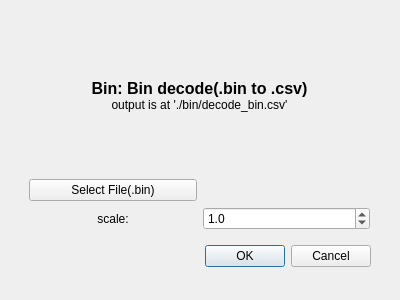
<?xml version="1.0" encoding="UTF-8"?>
<ui version="4.0">
 <class>Dialog</class>
 <widget class="QDialog" name="Dialog">
  <property name="geometry">
   <rect>
    <x>0</x>
    <y>0</y>
    <width>400</width>
    <height>300</height>
   </rect>
  </property>
  <property name="windowTitle">
   <string>Bin: Bin decode(.bin to .csv)</string>
  </property>
  <widget class="QDialogButtonBox" name="buttonBox">
   <property name="geometry">
    <rect>
     <x>30</x>
     <y>240</y>
     <width>341</width>
     <height>32</height>
    </rect>
   </property>
   <property name="orientation">
    <enum>Qt::Horizontal</enum>
   </property>
   <property name="standardButtons">
    <set>QDialogButtonBox::Cancel|QDialogButtonBox::Ok</set>
   </property>
  </widget>
  <widget class="QWidget" name="gridLayoutWidget">
   <property name="geometry">
    <rect>
     <x>29</x>
     <y>19</y>
     <width>341</width>
     <height>211</height>
    </rect>
   </property>
   <layout class="QGridLayout" name="gridLayout">
    <item row="1" column="0">
     <widget class="QPushButton" name="pushButton">
      <property name="text">
       <string>Select File(.bin)</string>
      </property>
     </widget>
    </item>
    <item row="1" column="1">
     <widget class="QLabel" name="label_2">
      <property name="text">
       <string/>
      </property>
      <property name="wordWrap">
       <bool>true</bool>
      </property>
     </widget>
    </item>
    <item row="0" column="0" colspan="2">
     <widget class="QLabel" name="label">
      <property name="text">
       <string>&lt;!DOCTYPE HTML PUBLIC &quot;-//W3C//DTD HTML 4.0//EN&quot; &quot;http://www.w3.org/TR/REC-html40/strict.dtd&quot;&gt;
&lt;html&gt;&lt;head&gt;&lt;meta name=&quot;qrichtext&quot; content=&quot;1&quot; /&gt;&lt;meta charset=&quot;utf-8&quot; /&gt;&lt;style type=&quot;text/css&quot;&gt;
p, li { white-space: pre-wrap; }
hr { height: 1px; border-width: 0; }
li.unchecked::marker { content: &quot;\2610&quot;; }
li.checked::marker { content: &quot;\2612&quot;; }
&lt;/style&gt;&lt;/head&gt;&lt;body style=&quot; font-family:'Microsoft YaHei UI'; font-size:9pt; font-weight:400; font-style:normal;&quot;&gt;
&lt;p style=&quot; margin-top:0px; margin-bottom:0px; margin-left:0px; margin-right:0px; -qt-block-indent:0; text-indent:0px;&quot;&gt;&lt;span style=&quot; font-size:12pt; font-weight:700;&quot;&gt;Bin: Bin decode(.bin to .csv)&lt;/span&gt;&lt;/p&gt;
&lt;p style=&quot; margin-top:0px; margin-bottom:0px; margin-left:0px; margin-right:0px; -qt-block-indent:0; text-indent:0px;&quot;&gt;output is at './bin/decode_bin.csv'&lt;/p&gt;&lt;/body&gt;&lt;/html&gt;</string>
      </property>
      <property name="alignment">
       <set>Qt::AlignCenter</set>
      </property>
     </widget>
    </item>
    <item row="2" column="0">
     <widget class="QLabel" name="label_3">
      <property name="text">
       <string>scale:</string>
      </property>
      <property name="alignment">
       <set>Qt::AlignCenter</set>
      </property>
     </widget>
    </item>
    <item row="2" column="1">
     <widget class="QDoubleSpinBox" name="doubleSpinBox">
      <property name="decimals">
       <number>1</number>
      </property>
      <property name="value">
       <double>1.000000000000000</double>
      </property>
     </widget>
    </item>
   </layout>
  </widget>
 </widget>
 <resources/>
 <connections>
  <connection>
   <sender>buttonBox</sender>
   <signal>accepted()</signal>
   <receiver>Dialog</receiver>
   <slot>accept()</slot>
   <hints>
    <hint type="sourcelabel">
     <x>248</x>
     <y>254</y>
    </hint>
    <hint type="destinationlabel">
     <x>157</x>
     <y>274</y>
    </hint>
   </hints>
  </connection>
  <connection>
   <sender>buttonBox</sender>
   <signal>rejected()</signal>
   <receiver>Dialog</receiver>
   <slot>reject()</slot>
   <hints>
    <hint type="sourcelabel">
     <x>316</x>
     <y>260</y>
    </hint>
    <hint type="destinationlabel">
     <x>286</x>
     <y>274</y>
    </hint>
   </hints>
  </connection>
 </connections>
</ui>
